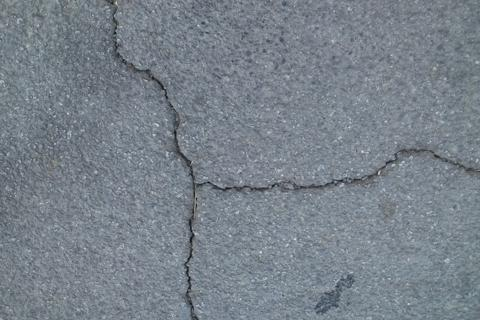
#> input picture example/065.jpg, 480 x 320 px
$ python utils.py   (older library calls are emulated)
#> lines starting #> are read from the running program, lines starting #| are printed output that depends on the picture; after the words box and inside, x2 and y2 are one past the last pixel; in counts of white or black regions, pixels touching at a corner belong together
import cv2
import os
import shutil
import math
import numpy as np
import matplotlib.pyplot as plt
from scipy import ndimage
from skimage.morphology import medial_axis
import random
from typing import List, Tuple, Optional

class CrackDectection:
    def __init__(self):
        pass

    # [119 lines left out: functions crack_pure_sobel, crack_sobel_coc, not called in this run]

    def crack_sobel_bothat(
        self,
        image_input,
        output_dir="result",
        ksize=21,
        global_threshold_ratio=3,
        close_ksize=21,
        open_ksize=6,
    ):
#> called with image_input = 'example/065.jpg', output_dir = 'final_result', ksize = 21, global_threshold_ratio = 3, close_ksize = 21, open_ksize = 6
        os.makedirs(output_dir, exist_ok=True)

        if isinstance(image_input, str):
            original_color = cv2.imread(image_input)
#> original_color is the input picture: shape (320, 480, 3); mean B, G, R 139, 129.5, 120.6
            gray = cv2.imread(image_input, cv2.IMREAD_GRAYSCALE)
#> gray: shape (320, 480); min 4, max 222, mean 127.9
            if gray is None:
                raise FileNotFoundError(
                    f"Could not read image from path: {image_input}"
                )
        # If input is image array
        elif isinstance(image_input, np.ndarray):
            original_color = image_input.copy()
            if image_input.ndim == 3:  # Color image (BGR)
                gray = cv2.cvtColor(image_input, cv2.COLOR_BGR2GRAY)
            elif image_input.ndim == 2:  # Already grayscale
                gray = image_input
            else:
                raise ValueError(
                    f"Invalid image array shape: {image_input.shape}. Expected 2D or 3D."
                )
        else:
            raise TypeError(
                f"Unsupported input type: {type(image_input)}. Must be str (path) or np.ndarray (image)."
            )

        # Bottom-hat
        se = cv2.getStructuringElement(cv2.MORPH_ELLIPSE, (ksize, ksize))
        closed = cv2.morphologyEx(gray, cv2.MORPH_CLOSE, se)
        bothat = cv2.subtract(closed, gray)

        bothat = bothat.astype(np.float32) / 255.0

        gx = cv2.Sobel(bothat, cv2.CV_64F, 1, 0, ksize=ksize)
        gy = cv2.Sobel(bothat, cv2.CV_64F, 0, 1, ksize=ksize)
        bothat_mag = np.hypot(gx, gy)
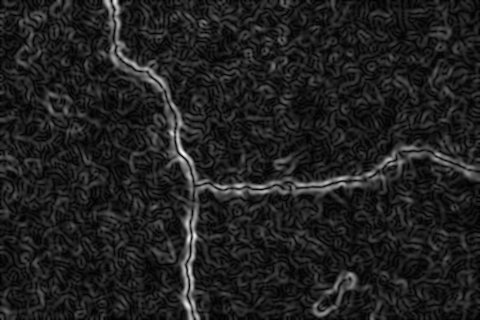
#> bothat_mag: shape (320, 480) float64; min 0, max 2.9e+10, mean 3.67e+09; drawn with min black and max white

        threshold_raw = global_threshold_ratio * np.mean(bothat_mag)
#> threshold_raw = 1.1e+10

        bothat_mag_binary = np.zeros_like(bothat_mag, dtype=np.uint8)
        bothat_mag_binary[bothat_mag > threshold_raw] = 255

        cv2.imwrite(
            os.path.join(output_dir, "bothat_sobel_mask.png"), bothat_mag_binary
        )
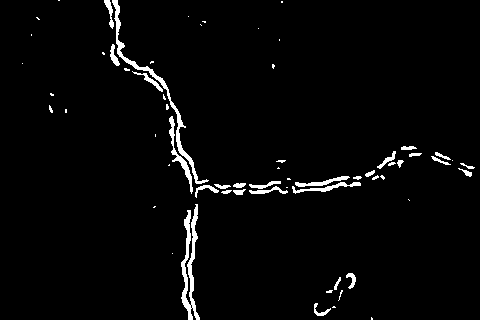
#> saved as bothat_sobel_mask.png: shape (320, 480); 2.8% white; 64 white regions (35 under 20 px), largest, box (x1, y1, x2, y2) and area: (181, 204, 200, 320) 917, (112, 0, 209, 184) 886, (169, 116, 193, 194) 329

        # COC
        mag_close = bothat_mag_binary.astype(np.uint8)
        kernel_grad = cv2.getStructuringElement(
            cv2.MORPH_ELLIPSE, (close_ksize, close_ksize)
        )
        mag_close = cv2.morphologyEx(mag_close, cv2.MORPH_CLOSE, kernel_grad)

        mag_open = mag_close.astype(np.uint8)
        kernel_grad = cv2.getStructuringElement(
            cv2.MORPH_ELLIPSE, (open_ksize, open_ksize)
        )
        mag_open = cv2.morphologyEx(mag_open, cv2.MORPH_OPEN, kernel_grad)

        mag_close = mag_open.astype(np.uint8)
        kernel_grad = cv2.getStructuringElement(
            cv2.MORPH_ELLIPSE, (close_ksize, close_ksize)
        )
        final_mask = cv2.morphologyEx(mag_close, cv2.MORPH_CLOSE, kernel_grad)

        cv2.imwrite(os.path.join(output_dir, "bothat_sobel_coc_mask.png"), final_mask)
#> `mask_dilated = cv2.dilate(final_mask, kernel, iterations=1)`: mask_dilated: shape (320, 480); 7.8% white; 3 white regions, box (x1, y1, x2, y2) and area: (102, 0, 480, 320) 10769, (312, 271, 360, 320) 1137, (47, 102, 61, 116) 150

        return original_color, final_mask

    # [206 lines left out: functions crack_canny, crack_hist_clip, not called in this run]

class Inpaint:
    def __init__(self):
        pass

    def inpaint_diffusion(original_img, mask, radius=5, method="telea"):
        flags = cv2.INPAINT_TELEA if method == "telea" else cv2.INPAINT_NS
        return cv2.inpaint(original_img, mask, inpaintRadius=radius, flags=flags)

    # [148 lines left out: functions inpaint_morphological, inpaint_window_sliding_median, not called in this run]

    def inpaint_window_sliding_random(
        self,
        original_img,
        mask,
        step=5,
        ratio=0.05,
        max_size=151,
        neighbor_weight=0.4,
        gaussian_ksize=9,
        gaussian_sigma=1.2,
        random_seed=50,
    ):

#> called with step = 6, ratio = 0.05, max_size = 101, neighbor_weight = 0.1, gaussian_ksize = 15, gaussian_sigma = 0.5, random_seed = 50
        if random_seed is not None:
            np.random.seed(random_seed)

        img = original_img.copy().astype(np.float32)
        h, w = img.shape[:2]
#> h = 320; w = 480

        if img.ndim == 2:
            img = img[..., np.newaxis]
            was_grayscale = True
            channels = 1
        else:
            was_grayscale = False
            channels = img.shape[2]
#> channels = 3

        # Original mask
        mask_bool = mask > 127
        if mask_bool.ndim == 3:
            mask_bool = mask_bool.squeeze()

        # Known mask = non-crack
        known_mask = ~mask_bool

        crack_coords = list(zip(*np.where(mask_bool)))
#> crack_coords = 12056 pairs, first value 0 to 319, second value 47 to 479
        if not crack_coords:
            return original_img.astype(np.uint8)

        print(
            f"Inpainting on {len(crack_coords)} crack pixels (neighbor weight={neighbor_weight})..."
        )
#> (printed output is left out)

        # 8-connectivity
        neighbors = [
            (-1, -1),
            (-1, 0),
            (-1, 1),
            (0, -1),
            (0, 1),
            (1, -1),
            (1, 0),
            (1, 1),
        ]

        filled = 0
        for py, px in crack_coords:
            # Grow square to find candidate known pixels
            half_size = 0
            candidates = []

            while half_size <= (max_size // 2) and not candidates:
                y1 = max(0, py - half_size)
                y2 = min(h, py + half_size + 1)
                x1 = max(0, px - half_size)
                x2 = min(w, px + half_size + 1)

                square_area = (y2 - y1) * (x2 - x1)
                if square_area <= 1:
                    half_size += step
                    continue

                # Collect currently known pixels in square
                for ky in range(y1, y2):
                    for kx in range(x1, x2):
                        if known_mask[ky, kx]:
                            candidates.append((ky, kx))

                if len(candidates) < ratio * square_area:
                    candidates = []

                half_size += step

            # If still no candidates, use any known pixel in image
            if not candidates:
                known_flat = list(zip(*np.where(known_mask)))
                if known_flat:
                    candidates = [random.choice(known_flat)]

            if not candidates:
                filled += 1
                continue

            # Randomly select one main texture pixel
            main_ky, main_kx = random.choice(candidates)
            main_value = img[main_ky, main_kx]

            # Collect 8-neighbors that are already known
            neighbor_values = []
            for dy, dx in neighbors:
                ny, nx = py + dy, px + dx
                if 0 <= ny < h and 0 <= nx < w and known_mask[ny, nx]:
                    neighbor_values.append(img[ny, nx])

            num_neighbors = len(neighbor_values)
            blended = main_value * (1 - neighbor_weight)

            if num_neighbors > 0:
                blended += np.mean(neighbor_values, axis=0) * neighbor_weight
            else:
                blended = main_value

            # Assign
            img[py, px] = blended

            # Update known mask
            known_mask[py, px] = True

            filled += 1
            if filled % 1000 == 0:
                print(f"  Progress: {filled}/{len(crack_coords)}")
#> this loop made 12056 passes
#> (py, px, main_ky, main_kx, main_value, num_neighbors) on passes 1, 2, 3, 4, 5, 6, 7, 8, 12, 13: (0, 102, 4, 96, [121, 115, 108], 2), (0, 103, 5, 97, [109, 103, 96], 1), (0, 104, 0, 100, [128, 124, 119], 1), (0, 105, 1, 101, [137, 133, 128], 1), (0, 106, 5, 102, [120, 114, 107], 1), (0, 107, 2, 101, [136, 132, 127], 1), (0, 108, 5, 102, [120, 114, 107], 1), (0, 109, 0, 105, [135.9, 131.9, 126.9], 1), (0, 113, 0, 108, [121.5, 115.6, 108.8], 1), (0, 114, 0, 112, [134.6, 130.4, 125.2], 1)
#> (py, px, main_ky, main_kx, num_neighbors) on passes 9, 10, 11, 17: (0, 110, 0, 107, 1), (0, 111, 0, 107, 1), (0, 112, 0, 110, 1), (0, 118, 0, 115, 1)
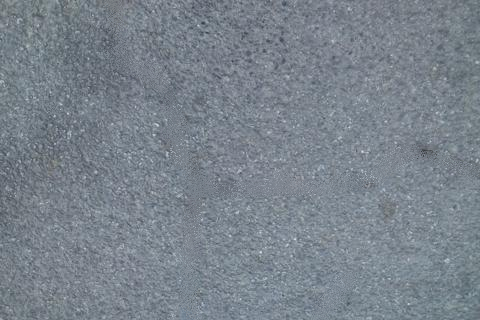
#> img: shape (320, 480, 3) float32; mean B, G, R 140.3, 130.8, 121.8
#> known_mask: shape (320, 480) bool; every value is 1
#> after the loop, filled = 12056

        # Gaussian smoothing
        if gaussian_ksize > 1:
            print(
                f"Applying final targeted Gaussian (ksize={gaussian_ksize}, sigma={gaussian_sigma})..."
            )
            blurred = cv2.GaussianBlur(
                img, (gaussian_ksize, gaussian_ksize), gaussian_sigma
            )

            # Mask for original crack pixels
            if channels == 1:
                crack_mask_3d = mask_bool
            else:
                crack_mask_3d = np.repeat(mask_bool[..., np.newaxis], channels, axis=2)

            img[crack_mask_3d] = blurred[crack_mask_3d]
#> img: shape (320, 480, 3) float32; 7.85% of pixels changed, all inside (x1, y1, x2, y2) = (47, 0, 480, 320)

        result = np.clip(img, 0, 255).astype(np.uint8)
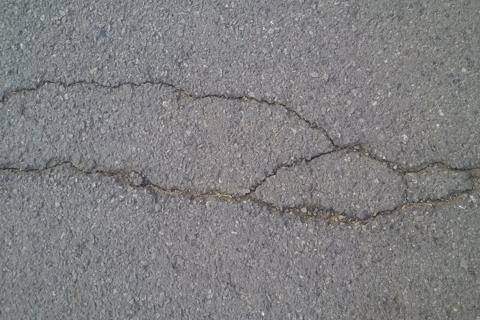
#> input picture dataset/CrackForest-dataset-master/image/012.jpg, 480 x 320 px
#> further down, inspector.panorama is the input picture: shape (320, 480, 3); mean B, G, R 129.1, 128.1, 127.9
        if was_grayscale:
            result = result.squeeze()

        return result

    # [271 lines left out: functions inpaint_with_reflection, inpaint_with_gradient, not called in this run]

class PanoramicCrackInspector:
    def __init__(self):
        self.panorama = None
        self.crack_mask = None
        self.severity_map = None
        self.sift = cv2.SIFT_create()

    # [496 lines left out: functions _common_downscale, _to_gray_u8, compute_overlap_score, find_optimal_order, match_intensity_in_overlap, detail_seam_multiband_blend and 3 more, not called in this run]

    def detect_cracks(self, image_input, output_dir, is_path=True):
        crack_detection_obj = CrackDectection()
        _, final_mask = crack_detection_obj.crack_sobel_bothat(image_input, output_dir)
#> call 2 of crack_sobel_bothat, with output_dir = 'result', ksize = 21, global_threshold_ratio = 3, close_ksize = 21, open_ksize = 6
#> in crack_sobel_bothat (call 2), `closed = cv2.morphologyEx(gray, cv2.MORPH_CLOSE, se)`:
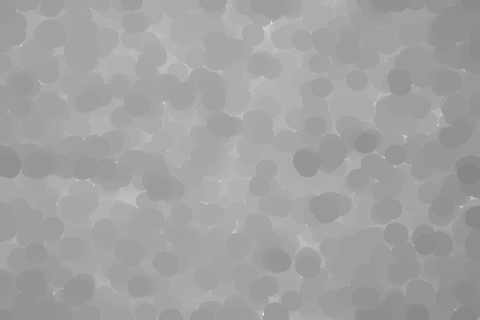
#> closed: shape (320, 480); min 134, max 247, mean 162
        self.crack_mask = final_mask
        return final_mask

    def calculate_severity(self, crack_mask):
        print("Calculating severity levels...")

        dist_transform = cv2.distanceTransform(crack_mask, cv2.DIST_L2, 5)
        severity = cv2.normalize(
            dist_transform, None, 0, 255, cv2.NORM_MINMAX, dtype=cv2.CV_8U
        )

        kernel = cv2.getStructuringElement(cv2.MORPH_ELLIPSE, (15, 15))
        severity = cv2.morphologyEx(severity, cv2.MORPH_CLOSE, kernel)

        self.severity_map = severity
        return severity

    def create_overlay(self, save_path="result/overlay.png"):
#> called with save_path = 'test_blending/overlay.png'
        print("Creating severity overlay...")

        if self.panorama is None or self.severity_map is None:
            print("Need panorama and severity map first!")
            return None

        heatmap = cv2.applyColorMap(self.severity_map, cv2.COLORMAP_JET)
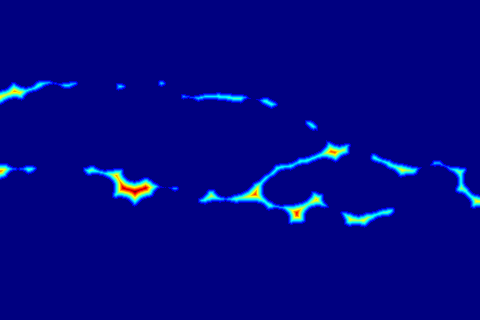
#> heatmap: shape (320, 480, 3); mean B, G, R 132.4, 6.1, 1.7

        crack_regions = (self.severity_map > 10).astype(np.uint8) * 255
        crack_regions_3ch = cv2.cvtColor(crack_regions, cv2.COLOR_GRAY2BGR)
#> crack_regions_3ch: shape (320, 480, 3); 5% white; 14 white regions (1 under 20 px), largest, box (x1, y1, x2, y2) and area: (198, 140, 351, 225) 2697, (83, 165, 164, 207) 1343, (0, 80, 78, 105) 737

        overlay = self.panorama.copy()
        alpha = 0.6

        mask_bool = crack_regions_3ch > 0
        overlay[mask_bool] = (
            overlay[mask_bool] * (1 - alpha) + heatmap[mask_bool] * alpha
        ).astype(np.uint8)
#> overlay: shape (320, 480, 3); 5.02% of pixels changed, all inside (x1, y1, x2, y2) = (0, 80, 480, 228)

        cv2.imwrite(save_path, overlay)
        return overlay

    def generate_report(self, save_path="result/report.png"):
#> called with save_path = 'test_blending/report.png'
        print("Generating comprehensive report...")

        fig, axes = plt.subplots(2, 2, figsize=(16, 10))

        # Original panorama
        axes[0, 0].imshow(cv2.cvtColor(self.panorama, cv2.COLOR_BGR2RGB))
        axes[0, 0].set_title("Panoramic Image", fontsize=14, fontweight="bold")
        axes[0, 0].axis("off")

        # Detected cracks
        axes[0, 1].imshow(self.crack_mask, cmap="gray")
        axes[0, 1].set_title("Detected Cracks", fontsize=14, fontweight="bold")
        axes[0, 1].axis("off")

        # Severity heatmap
        axes[1, 0].imshow(self.severity_map, cmap="hot")
        axes[1, 0].set_title("Crack Severity Heatmap", fontsize=14, fontweight="bold")
        axes[1, 0].axis("off")

        # Overlay
        overlay = self.create_overlay("result/temp_overlay.png")
        axes[1, 1].imshow(cv2.cvtColor(overlay, cv2.COLOR_BGR2RGB))
        axes[1, 1].set_title("Severity Overlay", fontsize=14, fontweight="bold")
        axes[1, 1].axis("off")

        plt.tight_layout()
        plt.savefig(save_path, dpi=150, bbox_inches="tight")
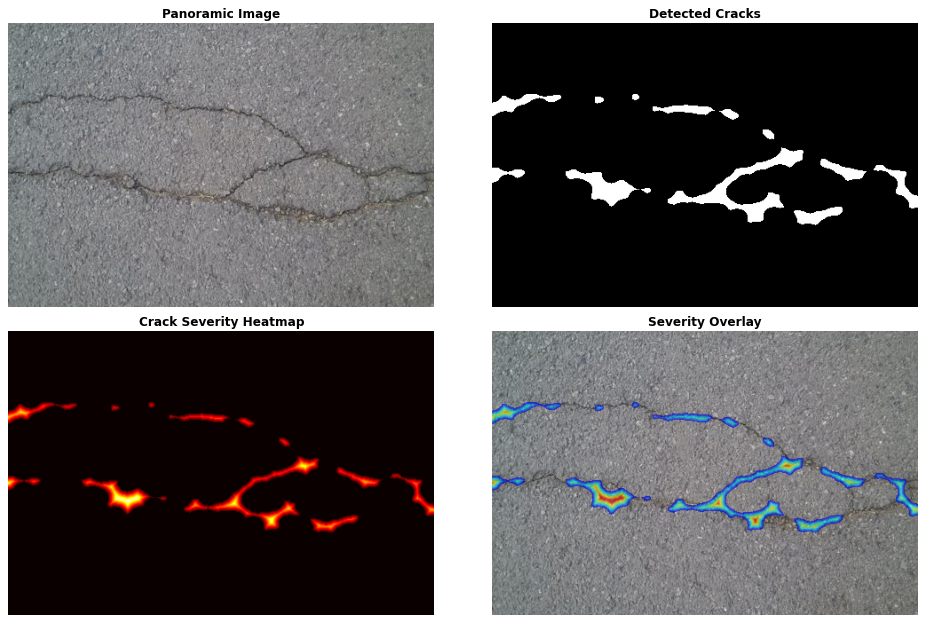
#> figure drawn by matplotlib, 4 panels
        plt.close()

        print(f"✓ Report saved to {save_path}")

    # [45 lines left out: function full_pipeline, not called in this run]

def overlay_mask_on_image(image, mask, color=(255, 0, 0), alpha=0.5):
    overlay = image.copy()
    mask_bool = mask > 0

    # Apply color only where mask is True
    overlay[mask_bool] = (1 - alpha) * overlay[mask_bool] + alpha * np.array(
        color, dtype=np.uint8
    )

    return overlay.astype(np.uint8)

# [22 lines left out: functions downsample, upsample, not called in this run]

if __name__ == "__main__":

    # Test crack and inpainting
    image_path = "example/065.jpg"
    output_dir = "final_result"
    if os.path.exists(output_dir):
        shutil.rmtree(output_dir)
    os.makedirs(output_dir)

    crack_detection_obj = CrackDectection()
    original, final_mask = crack_detection_obj.crack_sobel_bothat(
        image_path, output_dir
    )

    # print(f"Org: {type(original)} - Size: {original.shape}")
    # print(f"Mask: {type(final_mask)} - Size: {final_mask.shape}")

    kernel = cv2.getStructuringElement(cv2.MORPH_ELLIPSE, (7, 7))
    mask_dilated = cv2.dilate(final_mask, kernel, iterations=1)

    print("Inpainting")
    inpaint_obj = Inpaint()
    # [9 lines of commented-out code are left out]

    inpainted = inpaint_obj.inpaint_window_sliding_random(
        original,
        mask_dilated,
        step=6,
        ratio=0.05,
        max_size=101,
        neighbor_weight=0.1,
        gaussian_ksize=15,
        gaussian_sigma=0.5,
    )

    cv2.imwrite(os.path.join(output_dir, "inpaint.jpg"), inpainted)

    overlay_org = overlay_mask_on_image(
        original, mask_dilated, color=(0, 0, 255), alpha=0.5  # red in BGR
    )
    overlay_inp = overlay_mask_on_image(
        inpainted, mask_dilated, color=(0, 0, 255), alpha=0.5  # red in BGR
    )

    plt.figure(figsize=(18, 6))

    plt.subplot(1, 5, 1)
    plt.title("Original")
    plt.imshow(cv2.cvtColor(original, cv2.COLOR_BGR2RGB))
    plt.axis("off")

    plt.subplot(1, 5, 2)
    plt.title("Crack Mask")
    plt.imshow(mask_dilated, cmap="gray")
    plt.axis("off")

    plt.subplot(1, 5, 3)
    plt.title("Mask Overlay")
    plt.imshow(cv2.cvtColor(overlay_org, cv2.COLOR_BGR2RGB))
    plt.axis("off")

    plt.subplot(1, 5, 4)
    plt.title("Bit-Plane Inpainting")
    plt.imshow(cv2.cvtColor(inpainted, cv2.COLOR_BGR2RGB))
    plt.axis("off")

    plt.subplot(1, 5, 5)
    plt.title("Overlay Bit-Plane Inpainting")
    plt.imshow(cv2.cvtColor(overlay_inp, cv2.COLOR_BGR2RGB))
    plt.axis("off")

    plt.tight_layout()
    plt.savefig(f"{output_dir}/grid.png")
    plt.show()

    # Test blending
    inspector = PanoramicCrackInspector()

    image_paths = [
        "crack_image_real_time/example_6.jpg",
        "crack_image_real_time/example_7.jpg",
    ]
    image_paths = [
        "real_life_image/jpg/2025_12_27_17_45_IMG_6462.jpg",
        "real_life_image/jpg/2025_12_27_17_45_IMG_6463.jpg",
    ]

    image_paths = [
        "dataset/CrackForest-dataset-master/image/012.jpg",
        # "dataset/CrackForest-dataset-master/image/013.jpg"
    ]
    output_dir = "test_blending"
    if os.path.exists(output_dir):
        shutil.rmtree(output_dir)

    if len(image_paths) == 1:
        print("Single image mode - processing without stitching...")

        inspector.panorama = cv2.imread(image_paths[0])

        crack_mask = inspector.detect_cracks(image_paths[0], "result")
        os.makedirs(output_dir, exist_ok=True)
        cv2.imwrite(f"{output_dir}/cracks_detected.png", crack_mask)

        _ = inspector.calculate_severity(crack_mask)
        _ = inspector.create_overlay(f"{output_dir}/overlay.png")

        inspector.generate_report(f"{output_dir}/report.png")

        print(f"\nProcessing complete! Check the '{output_dir}' directory.")
    else:
        inspector.full_pipeline(image_paths, output_dir=output_dir)
